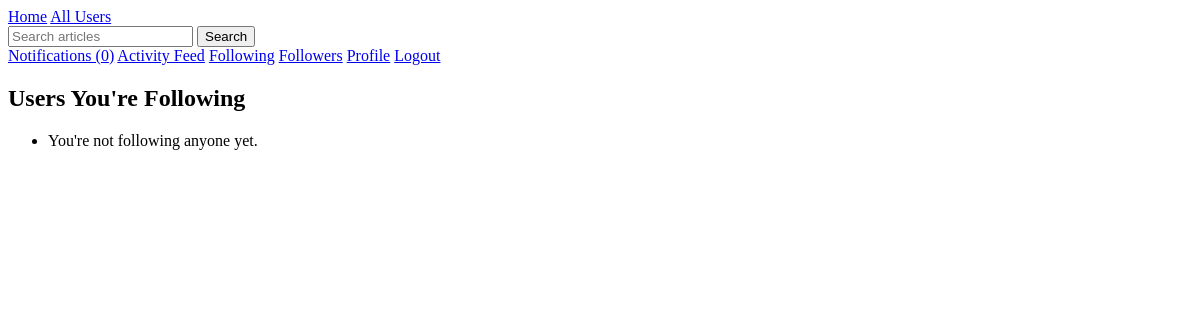
/users/following/ (signed in), run on an earlier commit of the app's database.
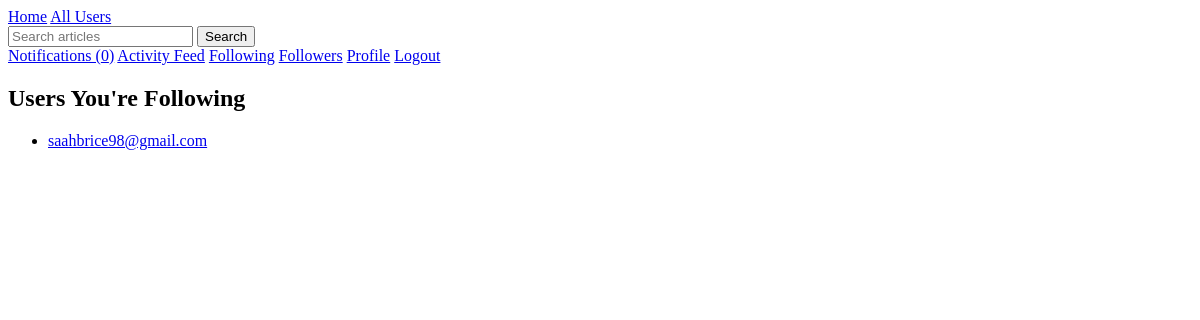
And on a later commit of the database.
### users/models.py (models this page shows, shortened)
class User(AbstractUser):
    bio = models.TextField(max_length=500, blank=True)
    profile_picture = models.ImageField(upload_to='profile_pics/', blank=True, null=True)
    date_joined = models.DateTimeField(auto_now_add=True)
    location = models.CharField(max_length=100, blank=True)
    website = models.URLField(max_length=200, blank=True)
    following = models.ManyToManyField('self', symmetrical=False, related_name='followers')
    blocked_users = models.ManyToManyField('self', symmetrical=False, related_name='blocked_by')
    def unread_notifications_count(self):
        return self.notifications.filter(is_read=False).count()

### users/views.py (the view)
# urls.py: path('following/', FollowingListView.as_view(), name='following_list'),
class FollowingListView(LoginRequiredMixin, ListView):
    model = User
    template_name = 'users/following_list.html'
    context_object_name = 'following'
    def get_queryset(self):
        return self.request.user.following.all()

### templates/users/following_list.html
{% extends "base.html" %}
{% block content %}
<h2>Users You're Following</h2>
<ul>
{% for user in following %}
    <li>
        <a href="{% url 'user_profile' user.username %}">{{ user.username }}</a>
    </li>
{% empty %}
    <li>You're not following anyone yet.</li>
{% endfor %}
</ul>
{% endblock %}

What changed in the data, as far as the page shows it:
now on this page (row edited): User: username "saahbrice98@gmail.com"
Also different on the page:
text no longer shown: "You're not following anyone yet."
